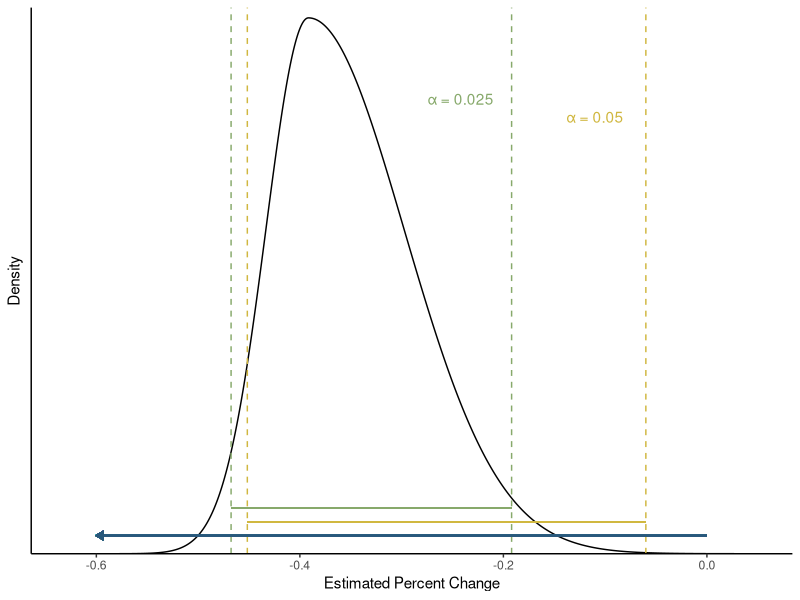

This chart was generated by the following R code:
library(dplyr)
library(ggplot2)
library(fGarch)

x <- seq(-0.6, 0.1, length.out = 1000)
y <- dsnorm(x, mean = -.35, sd = .07, xi = 1.5)

values <- rsnorm(1000, mean = -.35, sd = .07, xi = 1.5)

ci95 <- bayestestR::ci(values, ci = 0.95, method = "ETI")
ci90 <- bayestestR::ci(values, ci = 0.90, method = "ETI")

ci_plt <- ggplot(data.frame(x = x, y = y), aes(x, y)) +
  geom_line() +
  theme_classic() +
  scale_y_continuous(limits = c(0,6), expand=c(0,0)) +
  xlim(c(-0.63, 0.05)) +
  xlab("Estimated Percent Change") +
  ylab("Density") +
  geom_vline(xintercept = ci95$CI_low, color = "#87A96B", linetype = "dashed") +
  geom_vline(xintercept = ci95$CI_high, color = "#87A96B", linetype = "dashed") +
  geom_vline(xintercept = -0.06, color = "#d0b740", linetype = "dashed") +
  geom_vline(xintercept = ci90$CI_low, color = "#d0b740", linetype = "dashed") +
  geom_segment(aes(x = ci95$CI_low, y = 0.5, xend = ci95$CI_high, yend = 0.5), color = "#87A96B") +
  geom_segment(aes(x = 0, y = 0.2, xend = -.6, yend = 0.2), color = "#28587B", arrow = arrow(length=unit(0.2,"cm"), ends="last", type = "closed")) +
  theme(#axis.text.x=element_blank(),
        #axis.ticks.x=element_blank(),
        axis.text.y=element_blank(),
        axis.ticks.y=element_blank(),
        #axis.line = element_line(colour = 'black', size = 2)
        ) +
  annotate("text", label = "\u03B1 = 0.025", x = ci95$CI_high - 0.05, y = 5, color = "#87A96B") +
  annotate("text", label = "\u03B1 = 0.05", x = -0.11, y = 4.8, color = "#d0b740") +
  geom_segment(aes(x = ci90$CI_low, y = 0.35, xend = -0.06, yend = 0.35), color = "#d0b740")

ggsave(here::here("figures/power_check_conceptual.jpg"), ci_plt, width = 6, height = 4)
